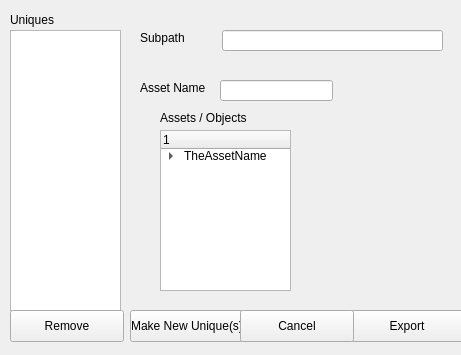
<?xml version="1.0" encoding="UTF-8"?>
<ui version="4.0">
 <class>m2uExportForm</class>
 <widget class="QWidget" name="m2uExportForm">
  <property name="geometry">
   <rect>
    <x>0</x>
    <y>0</y>
    <width>461</width>
    <height>355</height>
   </rect>
  </property>
  <property name="windowTitle">
   <string>Export</string>
  </property>
  <widget class="QListView" name="listView">
   <property name="geometry">
    <rect>
     <x>10</x>
     <y>30</y>
     <width>111</width>
     <height>281</height>
    </rect>
   </property>
  </widget>
  <widget class="QLabel" name="label">
   <property name="geometry">
    <rect>
     <x>10</x>
     <y>10</y>
     <width>71</width>
     <height>20</height>
    </rect>
   </property>
   <property name="text">
    <string>Uniques</string>
   </property>
  </widget>
  <widget class="QLineEdit" name="subpathEdit">
   <property name="geometry">
    <rect>
     <x>222</x>
     <y>30</y>
     <width>221</width>
     <height>21</height>
    </rect>
   </property>
   <property name="toolTip">
    <string>&lt;html&gt;&lt;head/&gt;&lt;body&gt;&lt;p&gt;A path of folders where to export the meshes to. Relative to the ProjectBasePath.&lt;/p&gt;&lt;/body&gt;&lt;/html&gt;</string>
   </property>
  </widget>
  <widget class="QPushButton" name="pushButton">
   <property name="geometry">
    <rect>
     <x>10</x>
     <y>310</y>
     <width>114</width>
     <height>32</height>
    </rect>
   </property>
   <property name="toolTip">
    <string>Remove the selected objects from the list.</string>
   </property>
   <property name="text">
    <string>Remove</string>
   </property>
  </widget>
  <widget class="QLabel" name="label_2">
   <property name="geometry">
    <rect>
     <x>140</x>
     <y>30</y>
     <width>62</width>
     <height>16</height>
    </rect>
   </property>
   <property name="text">
    <string>Subpath</string>
   </property>
  </widget>
  <widget class="QPushButton" name="pushButton_2">
   <property name="geometry">
    <rect>
     <x>130</x>
     <y>310</y>
     <width>114</width>
     <height>32</height>
    </rect>
   </property>
   <property name="toolTip">
    <string>Explicitly make a new Unique for the selected objects, even if they were matched to an already existing one.</string>
   </property>
   <property name="text">
    <string>Make New Unique(s)</string>
   </property>
  </widget>
  <widget class="QPushButton" name="pushButton_3">
   <property name="geometry">
    <rect>
     <x>350</x>
     <y>310</y>
     <width>114</width>
     <height>32</height>
    </rect>
   </property>
   <property name="text">
    <string>Export</string>
   </property>
  </widget>
  <widget class="QLineEdit" name="lineEdit">
   <property name="geometry">
    <rect>
     <x>220</x>
     <y>80</y>
     <width>113</width>
     <height>21</height>
    </rect>
   </property>
  </widget>
  <widget class="QLabel" name="label_3">
   <property name="geometry">
    <rect>
     <x>140</x>
     <y>80</y>
     <width>81</width>
     <height>16</height>
    </rect>
   </property>
   <property name="text">
    <string>Asset Name</string>
   </property>
  </widget>
  <widget class="QPushButton" name="pushButton_4">
   <property name="geometry">
    <rect>
     <x>240</x>
     <y>310</y>
     <width>114</width>
     <height>32</height>
    </rect>
   </property>
   <property name="text">
    <string>Cancel</string>
   </property>
  </widget>
  <widget class="QTreeWidget" name="treeWidget">
   <property name="geometry">
    <rect>
     <x>160</x>
     <y>130</y>
     <width>131</width>
     <height>161</height>
    </rect>
   </property>
   <column>
    <property name="text">
     <string/>
    </property>
   </column>
   <item>
    <property name="text">
     <string>TheAssetName</string>
    </property>
    <item>
     <property name="text">
      <string>RefMesh1</string>
     </property>
    </item>
    <item>
     <property name="text">
      <string>RefMesh2</string>
     </property>
    </item>
    <item>
     <property name="text">
      <string>RefMesh3</string>
     </property>
    </item>
   </item>
  </widget>
  <widget class="QLabel" name="label_4">
   <property name="geometry">
    <rect>
     <x>160</x>
     <y>110</y>
     <width>131</width>
     <height>16</height>
    </rect>
   </property>
   <property name="text">
    <string>Assets / Objects</string>
   </property>
  </widget>
 </widget>
 <resources/>
 <connections/>
</ui>
